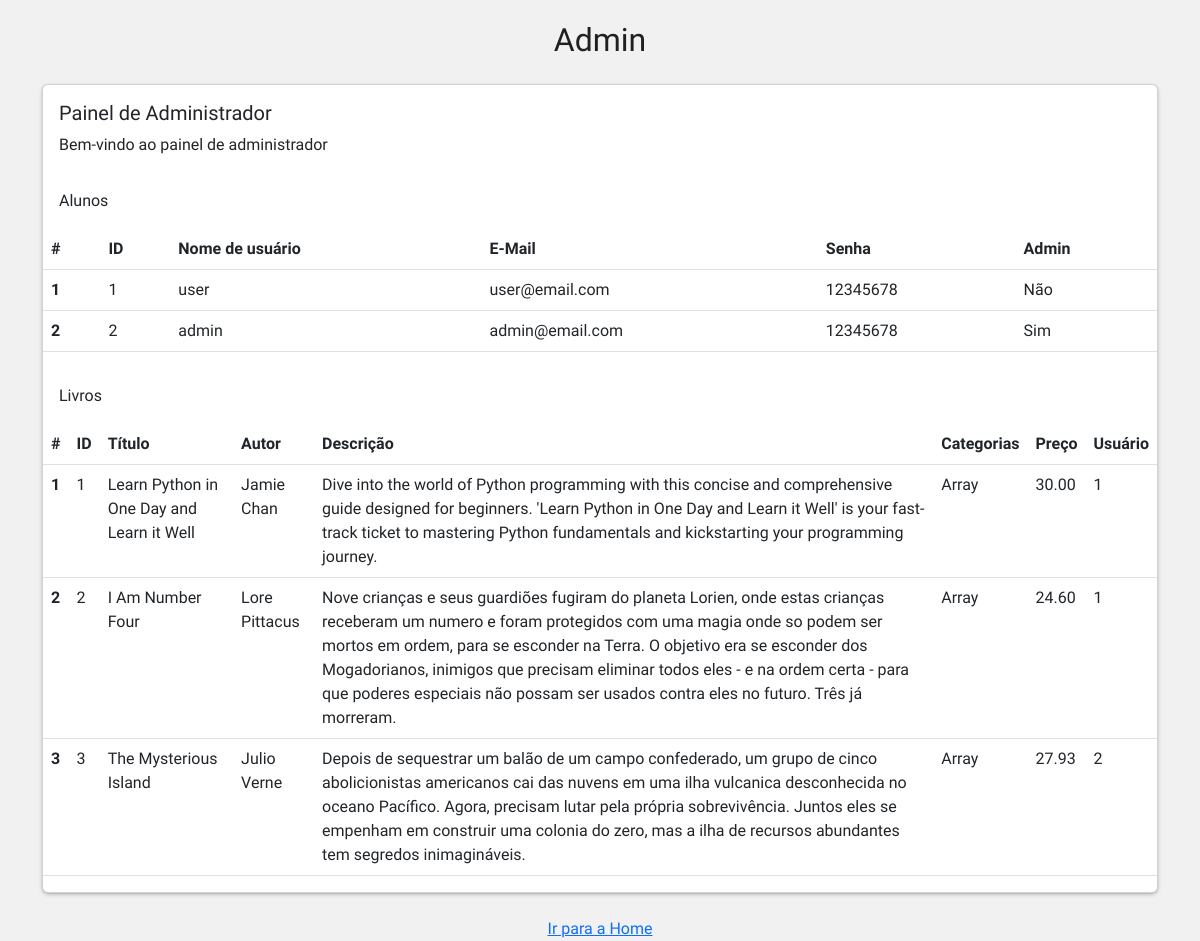
/admin (signed in), run on the app's committed database.
### tables this page shows
CREATE TABLE users (
    id INT NOT NULL AUTO_INCREMENT,
    username VARCHAR(80) UNIQUE NOT NULL,
    email VARCHAR(200) UNIQUE NOT NULL,
    password TEXT NOT NULL,
    is_admin BOOLEAN NOT NULL,
    PRIMARY KEY (id)
);

CREATE TABLE books (
    id INT NOT NULL AUTO_INCREMENT,
    title VARCHAR(255) NOT NULL,
    author VARCHAR(255),
    description TEXT,
    categories VARCHAR(255) NOT NULL,
    price DECIMAL(10, 2) NOT NULL,
    user INT NOT NULL,
    PRIMARY KEY (id),
    FOREIGN KEY(user) REFERENCES users(id)
);

### controllers/HomeController.php (called while the page is built, shortened)
<?php
require_once "BaseController.php";
require_once "models/User.php";
require_once "models/Report.php";
class HomeController extends BaseController
{
    public function admin(){
        $user = User::withId($this->getLoggedUserId());
        try {
            if (!$user->fillUserById()) {
                $this->session->set("error-msg", "Não foi possível carregar os dados do perfil.");
                header("location:..");
            }
        } catch (Bookerr $error) {
            $this->view->errorMsg = $error->getMessage();
        }
        $report = new Report();
        if(!$report->fillData()){
            $this->session->set("error-msg", "Não foi possível carregar os dados do relatório.");
            header("location:..");
        }
        include "views/admin/index.php";
    }
}

### models/User.php (called while the page is built, shortened)
<?php
class User
{
    private $id = 0;
    private $username;
    private $email;
    private $password;
    private $is_admin;
    public function __construct($username, $email, $password, $id = null)
    {
        $this->id = $id ?? 0;
        $this->username = $username;
        $this->email = $email;
        $this->is_admin = false;
    }
    public static function withId($id): User
    {
        return new User("", "", "", $id);
    }
    public function fillUserById(): bool
    {
        $id = $this->id;
        try {
            $db = Database::getDatabase();
            $stmt = $db->pdo->prepare("SELECT c.id, c.username, c.password, c.email, c.is_admin FROM users c WHERE c.id=:id");
            $stmt->bindValue(":id", $id, PDO::PARAM_INT);
            $stmt->execute();
            $result = $stmt->fetch(PDO::FETCH_ASSOC);
            if ($result) {
                $this->id = $result["id"];
                $this->username = $result["username"];
                $this->email = $result["email"];
                $this->password = $result["password"];
                $this->is_admin = $result["is_admin"];
                return true;
            }
        } catch (Exception $e) {
            echo $e;
            $this->throw_exception();
        }
        return false;
    }
    public function getId()
    {
        return $this->id;
    }
    public function getUsername()
    {
        return $this->username;
    }
    public function getEmail()
    {
        return $this->email;
    }
    public function getPassword()
    {
        return $this->password;
    }
    public function changePassword($newPassword)
    {
        $this->password = $newPassword;
    }
    public function getIsAdmin()
    {
        return $this->is_admin;
    }
    public function setIsAdmin(){
        $this->is_admin = true;
    }
}

### models/Database.php (called while the page is built, shortened)
<?php
class Database
{
    private $host = DB_HOST;
    private $db = DB_NAME;
    private $login = DB_USER;
    private $pass = DB_PASSWORD;
    private static $database;
    private function __construct()
    {
        $this->pdo = new PDO("mysql:host=$this->host;dbname=$this->db", $this->login, $this->pass, array(PDO::ATTR_PERSISTENT => true));
    }
    public static function getDatabase()
    {
        if (self::$database == null) {
            self::$database = new Database();
        }
        return self::$database;
    }
}

### models/Report.php (called while the page is built, shortened)
<?php
    require_once "models/BookList.php";
    require_once "models/User.php";
     class Report {
        public function fillData() {
            $bookList = new BookList("");
            if (!$bookList->fillByAllBooks()){
                return false;
            }
            return $this->fillByAllUsers();
        }
        public function fillByAllUsers(){
            try {
                $db = Database::getDatabase();
                $stmt = $db->pdo->prepare("SELECT c.id, c.username, c.password, c.email, c.is_admin FROM users c");
                $stmt->execute();
                $rows = $stmt->fetchAll(PDO::FETCH_ASSOC);
                return true;
            } catch (Exception $e) {
                var_dump($e);
                $this->throw_exception();
            }
            return false;
        }
    }

### models/BookList.php (called while the page is built, shortened)
<?php
class BookList
{
    private $books;
    public function __construct($search)
    {
        $this->books = array();
    }
    public function fillByAllBooks(){
        try {
            $db = Database::getDatabase();
            $stmt = $db->pdo->prepare("SELECT b.title, b.author, b.description, b.categories, b.price, b.user as userId, b.id FROM books b ");
            $stmt->execute();
            $rows = $stmt->fetchAll(PDO::FETCH_ASSOC);
            $this->books = array();
            foreach($rows as $row){
              $book = new Book($row['title'], $row['author'], $row['description'], $row['categories'], $row['price'], $row['userId'], $row['id']);
              array_push($this->books, $book);
            }
            return true;
        } catch (Exception $e) {
            var_dump($e);
            $this->throw_exception();
        }
        return false;
    }
    public function getBooks()
    {
        return $this->books;
    }
}

### models/Session.php (called while the page is built, shortened)
<?php
class Session
{
    public function has($key): bool
    {
        return self::_sessionHas($key);
    }
    public function get($key, $default = null)
    {
        return self::_sessionGet("$key", $default);
    }
    private static function _sessionHas($key)
    {
        return isset($_SESSION[$key]);
    }
    private static function _sessionGet($key, $default = null)
    {
        return self::_sessionHas($key) ?
            $_SESSION[$key] :
            $default;
    }
}

### controllers/BaseController.php (called while the page is built, shortened)
<?php
require_once "models/Session.php";
class BaseController
{
    public Session $session;
    protected function getLoggedUserId()
    {
        return $this->session->get("usuario-logado");
    }
    protected function isUserLogged()
    {
        return $this->session->has("usuario-logado");
    }
}

### models/Book.php (called while the page is built, shortened)
<?php
require_once "models/User.php";
class Book
{
    private $id = 0;
    private $title;
    private $author;
    private $description;
    private $categories;
    private $price;
    private $userId;
    public function __construct($title, $author, $description, $categories, $price, $userId, $id = null)
    {
        $this->id = $id ?? 0;
        $this->title = $title;
        $this->author = $author;
        $this->description = $description;
        $this->userId = $userId ?? 0;
    }
    public function getId()
    {
        return $this->id;
    }
    public function getTitle()
    {
        return $this->title;
    }
    public function getAuthor()
    {
        return $this->author;
    }
    public function getDescription()
    {
        return $this->description;
    }
    public function getCategories()
    {
        return $this->categories;
    }
    public function setCategories($newCategories)
    {
        if (is_array($newCategories)) {
            $this->categories = $newCategories;
        } else {
            $this->categories = explode(',', $newCategories);
        }
    }
    public function getPrice()
    {
        return $this->price;
    }
    public function setPrice($newPrice)
    {
        $this->price = $newPrice;
    }
    public function getUserId()
    {
        return $this->userId;
    }
}

### views/admin/index.php (the view, shortened to what this page needs)
<!DOCTYPE html>
<html lang="en">
<head>
    <link rel="stylesheet" href="https://cdn.jsdelivr.net/npm/bootstrap@5.3.0-alpha1/dist/css/bootstrap.min.css">
    <link rel="stylesheet" href="assets/css/index.css" />
</head>
<body>
    <h1 class="text-center">
        <?php echo $this->view->title ?>
    </h1>
    <div class=" container">
        <div class="main d-flex flex-column align-items-center justify-content-center mt-4">
            <div class="card text-start h-75 w-100 overflow-scroll">
                <div class="card-body">
                    <h5 class="card-title">Painel de Administrador</h5>
                    <p class="card-text">Bem-vindo ao painel de administrador</p>
                </div>
                <div class="card-body">
                    <p class="card-text">Alunos</p>
                </div>
                <div class="position-relative">
                    <div class="position-absolute top-0 end-0">
                        <button class="btn btn-secondary" type="button">Exportar CSV</button>
                    </div>
                    <table class="table">
                        <thead class="sticky-top top-0">
                            <tr>
                                <th scope="col">#</th>
                                <th scope="col">ID</th>
                                <th scope="col">Nome de usuário</th>
                                <th scope="col">E-Mail</th>
                                <th scope="col">Senha</th>
                                <th scope="col">Admin</th>
                            </tr>
                        </thead>
                        <tbody>
                            <?php
                            $users = $this->view->users;
                            if (!empty($users)) {
                                foreach ($users as $user) {
                                    echo "<tr>";
                                    echo "<th scope='row'>" . $user->getId() . "</th>";
                                    echo "<td>" . $user->getId() . "</td>";
                                    echo "<td>" . $user->getUsername() . "</td>";
                                    echo "<td>" . $user->getEmail() . "</td>";
                                    echo "<td>" . $user->getPassword() . "</td>";
                                    echo "<td>" . ($user->getIsAdmin() ? "Sim" : "Não") . "</td>";
                                    echo "</tr>";
                                }
                            }
                            ?>
                        </tbody>
                    </table>
                    <div class="card-body">
                        <p class="card-text">Livros</p>
                    </div>
                    <table class="table">
                        <thead class="sticky-top top-0">
                            <tr>
                                <th scope="col">#</th>
                                <th scope="col">ID</th>
                                <th scope="col">Título</th>
                                <th scope="col">Autor</th>
                                <th scope="col">Descrição</th>
                                <th scope="col">Categorias</th>
                                <th scope="col">Preço</th>
                                <th scope="col">Usuário</th>
                            </tr>
                        </thead>
                        <tbody>
                            <?php
                            $books = $this->view->books;
                            if (!empty($books)) {
                                foreach ($books as $book) {
                                    echo "<tr>";
                                    echo "<th scope='row'>" . $book->getId() . "</th>";
                                    echo "<td>" . $book->getId() . "</td>";
                                    echo "<td>" . $book->getTitle() . "</td>";
                                    echo "<td>" . $book->getAuthor() . "</td>";
                                    echo "<td>" . $book->getDescription() . "</td>";
                                    echo "<td>" . $book->getCategories() . "</td>";
                                    echo "<td>" . $book->getPrice() . "</td>";
                                    echo "<td>" . $book->getUserId() . "</td>";
                                    echo "</tr>";
                                }
                            }
                            ?>
                        </tbody>
                    </table>
                </div>
            </div>
            <a href="../" class="mt-4">Ir para a Home</a>
        </div>
    </div>
</body>
</html>

### index.php (shortened to what this page needs)
<?php
require_once "models/Session.php";
$rotasJson = file_get_contents('routes.json');
$rotas = json_decode($rotasJson, true);
$urlBase = str_replace('/index.php', '', $_SERVER['SCRIPT_NAME']);
[$uriRequisitada] = explode('?', $_SERVER['REQUEST_URI']);
$rotaEncontrada = null;
$correspondentes = [];
foreach ($rotas as $rota => $acao) {
    $regex = '#^' . $urlBase . $rota . '$#';
    if (preg_match($regex, $uriRequisitada, $correspondentes)) {
        $rotaEncontrada = $rota;
        break;
    }
}
if ($rotaEncontrada) {
    $controllerMetodoEscolhidos = explode('@', $rotas[$rotaEncontrada]);
    $nomeDoMetodo = $controllerMetodoEscolhidos[1];
    $controller = new $nomeDoController();
    $controller->view = (object) [];
    $controller->session = new Session();
    try {
        $controller->$nomeDoMetodo(...array_slice($correspondentes, 1));
    } catch (Exception $ex) {
        $error = $ex->getMessage();
        echo "Fatal error: $error<br/><a href='#' onclick='javascript:window.history.go(-1)'>Voltar</a>";
    }
} else {
    $error404title = "Desculpa, página não encontrada.";
    $error404description = "Verifique se a url está correta.";
    include '404.php';
}

### assets/css/index.css (style rules this page uses)
:root { --Nav: #6b9686; --Header: #868686; --Background: #f1f1f1; --PrimaryButtonColor: #AC80A0; --PrimaryButtonHoverColor: #d4a7c8; --InputFocusColor: #f54703; --FontPrimaryColor: #202020; --FontSecondaryColor: #b4b4b4; }
html { min-height: 100%; display: flex; flex-direction: column; }
body { color: var(--FontPrimaryColor); background-color: var(--Background); font-family: "Atkinson Hyperlegible", "Inter", "Work Sans", system-ui, sans-serif; flex-grow: 1; }
.card { box-shadow: rgba(50, 50, 93, 0.25) 0px 2px 5px -1px, rgba(0, 0, 0, 0.3) 0px 1px 3px -1px; }

### data on the page
users: id "1", username "user", email "user@email.com", password "12345678", is_admin "Não"
users: id "2", username "admin", email "admin@email.com", password "12345678", is_admin "Sim"
books: id "1", title "Learn Python in One Day and Learn it Well", author "Jamie Chan", description "Dive into the world of Python programming with this concise and comprehensive guide designed for beginners. 'Learn Python in One Day and Learn it Well' is your fast-track ticket to mastering Python fundamentals and kickstarting your programming journey.", Categories "Array", price "30.00", user "1"
books: id "2", title "I Am Number Four", author "Lore Pittacus", description "Nove crianças e seus guardiões fugiram do planeta Lorien, onde estas crianças receberam um numero e foram protegidos com uma magia onde so podem ser mortos em ordem, para se esconder na Terra. O objetivo era se esconder dos Mogadorianos, inimigos que precisam eliminar todos eles - e na ordem certa - para que poderes especiais não possam ser usados contra eles no futuro. Três já morreram.", Categories "Array", price "24.60", user "1"
books: id "3", title "The Mysterious Island", author "Julio Verne", description "Depois de sequestrar um balão de um campo confederado, um grupo de cinco abolicionistas americanos cai das nuvens em uma ilha vulcanica desconhecida no oceano Pacífico. Agora, precisam lutar pela própria sobrevivência. Juntos eles se empenham em construir uma colonia do zero, mas a ilha de recursos abundantes tem segredos inimagináveis.", Categories "Array", price "27.93", user "2"

### other printed values
$this->view->title "Admin"
